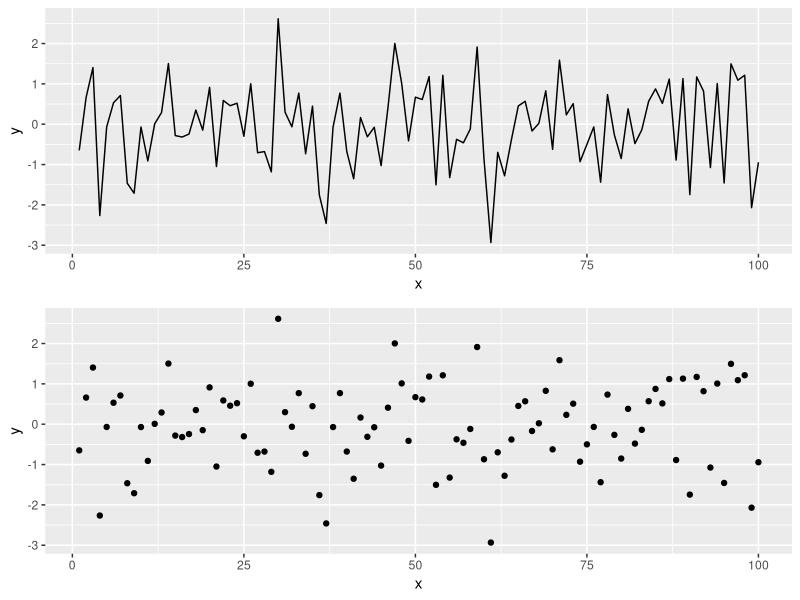

Reproduce this figure in R.
## ---- chunk 1
knitr::opts_chunk$set(echo = TRUE, fig.width = 8, fig.height = 8, fig.align = "center")
## ---- chunk 2
library(tidyverse)
library(gridExtra)
## ---- chunk 3
# Simulating data according to a normal distribution
x <- seq(1:100)
y <- rnorm(100) # Generating data from a normal distribution with mean 0 and variance 1
data  <- data.frame(x = x, y = y) # Creating a data frame

p1 = ggplot(data, aes(x = x, y = y)) +
  geom_line()

p2 = ggplot(data, aes(x = x, y = y)) +
  geom_point()

grid.arrange(p1, p2)
